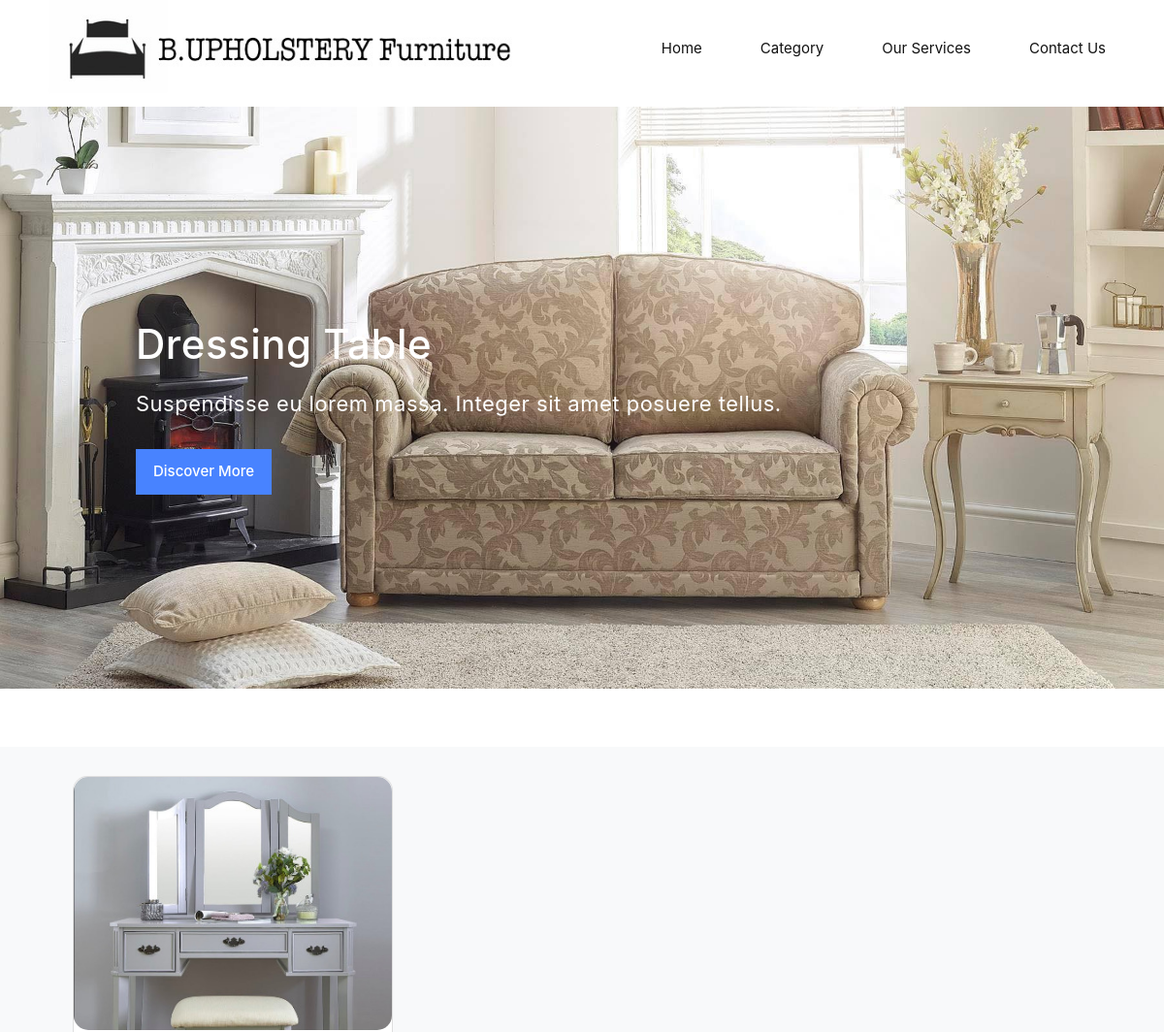
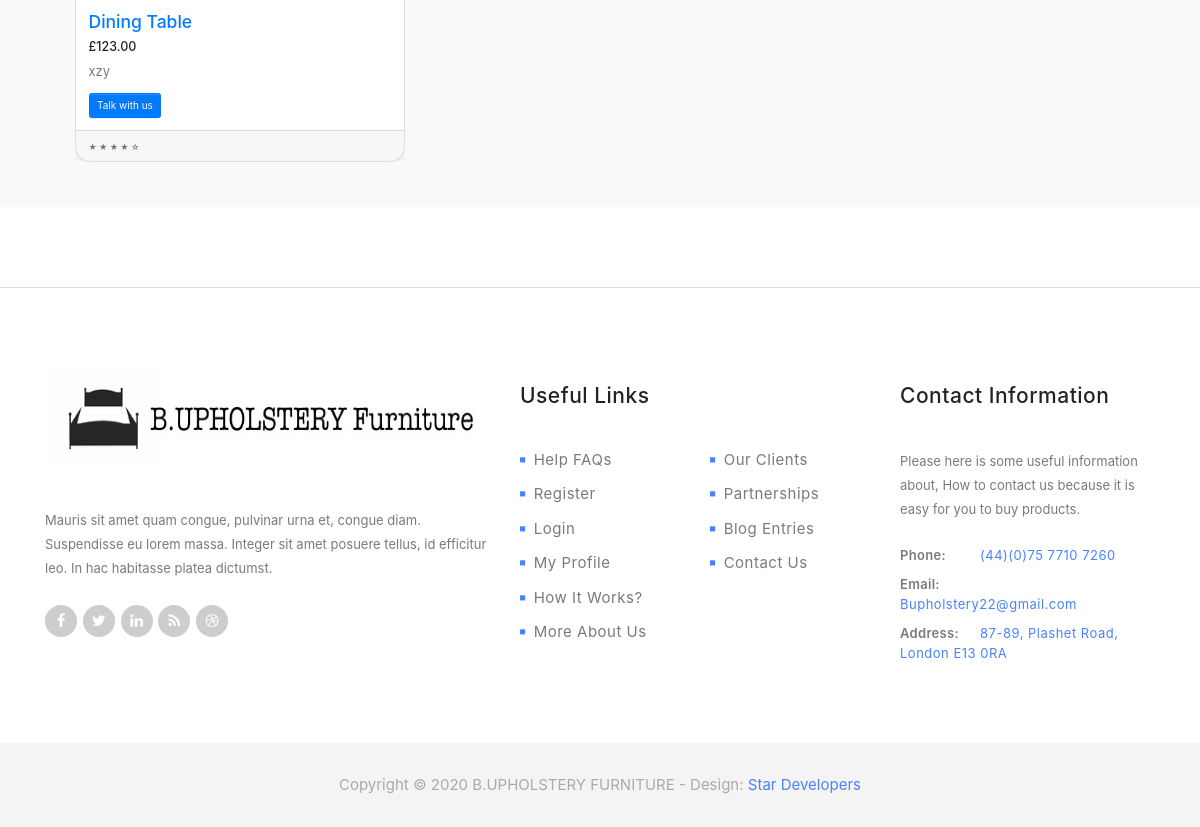
The page /dressing on the database its author committed (2 pictures, top to bottom).
### home/models.py (models this page shows, shortened)
class Dressing(models.Model):
    name = models.CharField(max_length=200, null=True)
    price = models.FloatField()
    image = models.ImageField(upload_to='media/image',default='')
    description = models.CharField(max_length=1000)

### home/views.py (the view)
def dressing(request):
    dressing = Dressing.objects.all()
    context = {'dressing':dressing}
    return render(request, 'dressing.html', context)

### Templates/dressing.html (shortened to what this page needs)
{% load static %}
<!DOCTYPE html>
<html>
    <head>
        <link rel="stylesheet" href="{% static 'css/bootstrap.min.css' %}">
        <link rel="stylesheet" href="{% static 'css/bootstrap-theme.min.css'%}">
        <link rel="stylesheet" href="{% static 'css/fontAwesome.css' %}">
        <link rel="stylesheet" href="{% static 'css/hero-slider.css' %}">
        <link rel="stylesheet" href="{% static 'css/owl-carousel.css' %}">
        <link rel="stylesheet" href="{% static 'css/datepicker.css' %}">
        <link rel="stylesheet" href="{% static 'css/templatemo-style.css' %}">
        <link rel="stylesheet" href="https://cdn.{% static 'jsdelivr.net/npm/bootstrap@4.5.3/dist/css/bootstrap.min.css'%}">
        <link rel="stylesheet" href="https://cdn.jsdelivr.net/npm/bootstrap@4.5.3/dist/css/bootstrap.min.css">
    </head>
<body>
    <div class="wrap">
        <header id="header">
            <div class="container">
                <div class="row">
                    <div class="col-md-12">
                        <a href="index.html"><div class="logo">
                            <img style="width: 500px; height: 100px" src="{% static 'img/website.jpg' %}" alt="Venue Logo">
                        </div></a>
                        <nav id="primary-nav" class="dropdown cf">
                            <ul class="dropdown menu">
                                <li class='active'><a href="/"</a>Home</li>
                                <li><a class="scrollTo" data-scrollTo="category" href="#">Category</a></li>
                                <li><a class="scrollTo" data-scrollTo="services" href="#">Our Services</a></li>
                                <li><a class="scrollTo" data-scrollTo="contact" href="#">Contact Us</a></li>
                            </ul>
                        </nav>
                    </div>
                </div>
            </div>
        </header>
    </div>
    <section class="banner" id="top">
        <div class="container">
            <div class="row">
                <div class="col-md-10 col-md-offset-1">
                    <div class="banner-caption">
                        <h2>Dressing Table</h2>
                        <span>Suspendisse eu lorem massa. Integer sit amet posuere tellus.</span>
                        <div class="blue-button">
                            <a class="scrollTo" data-scrollTo="popular" href="#">Discover More</a>
                        </div>
                    </div>
                </div>
            </div>
        </div>
    </section>
<br><br>
<br><br>
<div class="album py-5 bg-light ">
<div class="container">
<div class="col-lg-12">
      {% for dressing in dressing %}
        <div class="col-lg-4 col-md-6 mb-4">
            <div class="card h-100 btns" style="border-radius: 15px;">
              <a href="#"><img class="card-img-top" style="border-radius: 15px;" src="{{ dressing.image.url }}" alt=""></a>
              <div class="card-body">
                <h3 class="card-title">
                  <a href="#">{{dressing.name}}</a>
                </h3>
                <h5>£{{dressing.price|floatformat:2}}</h5>
                <p class="card-text">{{dressing.description}}</p>
                <a class="btn btn-primary" role="button" href="#">Talk with us</a>
              </div>
              <div class="card-footer">
                <small class="text-muted">&#9733; &#9733; &#9733; &#9733; &#9734;</small>
              </div>
            </div>
          </div>
        {% endfor %}
        </div>
  </div>
</div>
    <footer>
        <div class="container">
            <div class="row">
                <div class="col-md-5">
                    <div class="about-veno">
                        <div class="logo">
                            <img style="width: 500px; height: 100px" src="{% static 'img/website.jpg' %}" alt="Venue Logo">
                        </div>
                        <p>Mauris sit amet quam congue, pulvinar urna et, congue diam. Suspendisse eu lorem massa. Integer sit amet posuere tellus, id efficitur leo. In hac habitasse platea dictumst.</p>
                        <ul class="social-icons">
                            <li>
                                <a href="#"><i class="fa fa-facebook"></i></a>
                                <a href="#"><i class="fa fa-twitter"></i></a>
                                <a href="#"><i class="fa fa-linkedin"></i></a>
                                <a href="#"><i class="fa fa-rss"></i></a>
                                <a href="#"><i class="fa fa-dribbble"></i></a>
                            </li>
                        </ul>
                    </div>
                </div>
                <div class="col-md-4">
                    <div class="useful-links">
                        <div class="footer-heading">
                            <h4>Useful Links</h4>
                        </div>
                        <div class="row">
                            <div class="col-md-6">
                                <ul>
                                    <li><a href="#"><i class="fa fa-stop"></i>Help FAQs</a></li>
                                    <li><a href="#"><i class="fa fa-stop"></i>Register</a></li>
                                    <li><a href="#"><i class="fa fa-stop"></i>Login</a></li>
                                    <li><a href="#"><i class="fa fa-stop"></i>My Profile</a></li>
                                    <li><a href="#"><i class="fa fa-stop"></i>How It Works?</a></li>
                                    <li><a href="#"><i class="fa fa-stop"></i>More About Us</a></li>
                                </ul>
                            </div>
                            <div class="col-md-6">
                                <ul>
                                    <li><a href="#"><i class="fa fa-stop"></i>Our Clients</a></li>
                                    <li><a href="#"><i class="fa fa-stop"></i>Partnerships</a></li>
                                    <li><a href="#"><i class="fa fa-stop"></i>Blog Entries</a></li>
                                    <li><a href="#"><i class="fa fa-stop"></i>Contact Us</a></li>
                                </ul>
                            </div>
                        </div>
                    </div>
                </div>
                <div class="col-md-3">
                    <div class="contact-info">
                        <div class="footer-heading">
                            <h4>Contact Information</h4>
                        </div>
                        <p>Please here is some useful information about, How to contact us because it is easy for you to buy products.</p>
                        <ul>
                            <li><span>Phone:</span><a href="#">(44)(0)75 7710 7260</a></li>
                            <li><span>Email:</span><a href="#">Bupholstery22@gmail.com</a></li>
                            <li><span>Address:</span><a href="#">87-89, Plashet Road, London E13 0RA</a></li>
                        </ul>
                    </div>
                </div>
            </div>
        </div>
    </footer>
    <div class="sub-footer">
        <p>Copyright &copy; 2020 B.UPHOLSTERY FURNITURE
    	- Design: <a rel="nofollow" href="http://www.templatemo.com">Star Developers</a></p>
    </div>
</body>
</html>

### Static/css/hero-slider.css (style rules this page uses)
*, *::after, *::before { -webkit-box-sizing: border-box; -moz-box-sizing: border-box; box-sizing: border-box; }
html { font-size: 62.5%; }
body { font-family: "Open Sans", sans-serif; color: #2c343b; background-color: #f2f2f2; }
a { color: #d44457; text-decoration: none; }
img { max-width: 100%; }

### Static/css/templatemo-style.css (style rules this page uses)
body { font-family: 'Raleway', 'sans-serif'; background-color: #fff; }
ul { list-style: none; margin: 0; padding: 0; }
p { font-size: 13px; color: #7a7a7a; line-height: 24px; left: 0.25px; }
section { padding-top: 80px; }
.blue-button a { display: inline-block; background-color: #4883ff; color: #fff; font-size: 15px; font-weight: 500; padding: 10px 16px; text-decoration: none; border: 2px solid #4883ff; transition: all 0.5s; }
.cf:before, .cf:after { content: ''; display: table; visibility: hidden; }
.cf:after { clear: both; }
.cf { *zoom: 1; }
#header { overflow: visible; position: relative; background-color: #fff; }
#header .logo { float: left; }
#header .logo img { width: 100%; overflow: hidden; }
.menu { float: right; }
.menu li { float: left; margin-left: 30px; position: relative; line-height: 100px; }
.menu li:last-child { margin-right: 0; }
.menu li a { display: block; text-decoration: none; }
#primary-nav li a { color: #121212; font-weight: bold; line-height: 100px; padding: 0px 15px; font-size: 15px; font-weight: 400; transition: all 0.5s; }
section.banner { padding: 0px; }
.banner { background-image: url(../img/main_banner.jpg); width: 100%; height: 100%; background-position: center; background-repeat: no-repeat; background-size: cover; }
.banner .banner-caption { padding: 200px 0px; }
.banner .banner-caption h2 { margin-top: 20px; margin-bottom: 20px; font-size: 42px; letter-spacing: 0.5px; color: #fff; }
.banner .banner-caption span { font-size: 22px; color: #fff; letter-spacing: 0.5px; }
.banner .banner-caption .blue-button { margin-top: 30px; }
footer { margin-top: 80px; padding: 80px 0px 70px 0px; border-top: 1px solid #ddd; }
footer .footer-heading h4 { font-size: 21px; color: #232323; letter-spacing: 0.5px; margin-top: 15px; margin-bottom: 40px; }
footer .about-veno .logo { margin-bottom: 40px; }
footer .about-veno ul li a { width: 32px; height: 32px; display: inline-block; text-align: center; line-height: 32px; background-color: #cdcdcd; border-radius: 50%; font-size: 15px; color: #fff; margin-right: 3px; transition: all 0.5s; }
footer .about-veno p { margin-bottom: 25px; }
footer .useful-links ul li { margin-bottom: 12px; }
footer .useful-links ul li a { font-size: 15px; color: #7a7a7a; letter-spacing: 0.5px; text-decoration: none; transition: all 0.5s; }
footer .useful-links ul li i { color: #4883ff; font-size: 6px; position: relative; top: -3px; margin-right: 8px; }
footer .contact-info p { margin-bottom: 25px; }
footer .contact-info ul li { margin: 10px 0px; }
footer .contact-info ul li span { font-size: 13px; color: #7a7a7a; font-weight: 600; letter-spacing: 0.3px; width: 80px; display: inline-block; }
footer .contact-info ul li a { font-size: 13px; color: #4883ff; letter-spacing: 0.5px; text-decoration: none; }
.sub-footer p { text-align: center; display: inline-block; background-color: #f4f4f4; width: 100%; margin-bottom: 0px; padding: 30px 0px; font-size: 15px; color: #aaaaaa; }
.sub-footer a { text-decoration: none; color: #4883ff; }

### rows shown on the page
Dressing: image (picture), name "Dining Table", price "123.00", description "xzy"
